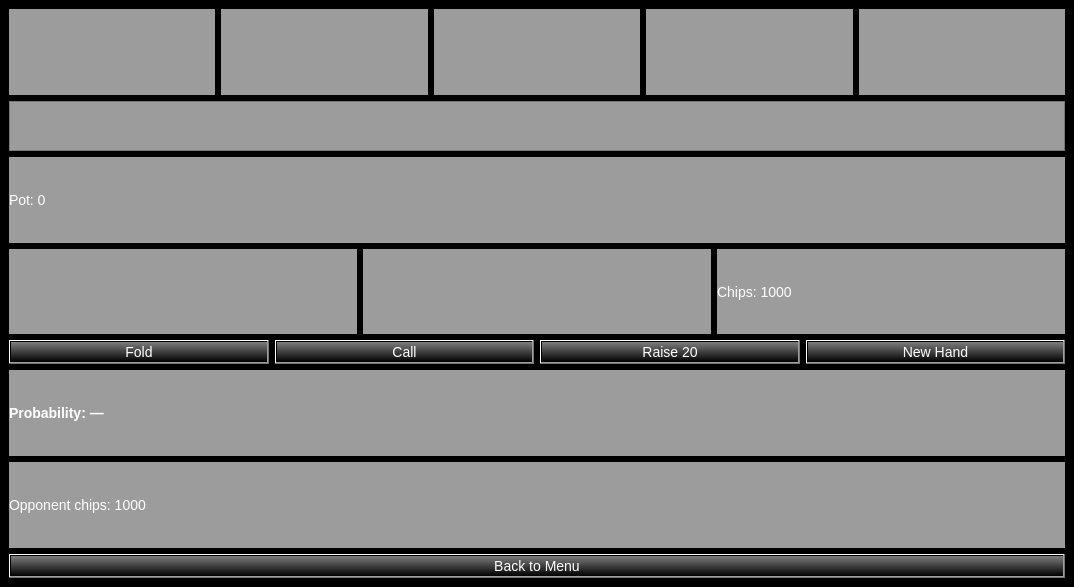
<?xml version="1.0" encoding="UTF-8"?>
<ui version="4.0">
 <class>GameWindow</class>
 <widget class="QMainWindow" name="GameWindow">
  <property name="geometry">
   <rect>
    <x>0</x>
    <y>0</y>
    <width>1074</width>
    <height>587</height>
   </rect>
  </property>
  <property name="windowTitle">
   <string>Poker Table</string>
  </property>
  <property name="styleSheet">
   <string notr="true">background-color: black</string>
  </property>
  <widget class="QWidget" name="centralwidget">
   <layout class="QVBoxLayout" name="mainLayout">
    <item>
     <layout class="QHBoxLayout" name="communityLayout">
      <item>
       <widget class="QLabel" name="lbl_flop1">
        <property name="minimumSize">
         <size>
          <width>50</width>
          <height>70</height>
         </size>
        </property>
        <property name="styleSheet">
         <string notr="true">background-color: rgb(156, 156, 156);
color: white;
font-size: 14px</string>
        </property>
        <property name="text">
         <string/>
        </property>
       </widget>
      </item>
      <item>
       <widget class="QLabel" name="lbl_flop2">
        <property name="minimumSize">
         <size>
          <width>50</width>
          <height>70</height>
         </size>
        </property>
        <property name="styleSheet">
         <string notr="true">background-color: rgb(156, 156, 156);
color: white;
font-size: 14px</string>
        </property>
        <property name="text">
         <string/>
        </property>
       </widget>
      </item>
      <item>
       <widget class="QLabel" name="lbl_flop3">
        <property name="minimumSize">
         <size>
          <width>50</width>
          <height>70</height>
         </size>
        </property>
        <property name="styleSheet">
         <string notr="true">background-color: rgb(156, 156, 156);
color: white;
font-size: 14px</string>
        </property>
        <property name="text">
         <string/>
        </property>
       </widget>
      </item>
      <item>
       <widget class="QLabel" name="lbl_turn">
        <property name="minimumSize">
         <size>
          <width>50</width>
          <height>70</height>
         </size>
        </property>
        <property name="styleSheet">
         <string notr="true">background-color: rgb(156, 156, 156);
color: white;
font-size: 14px</string>
        </property>
        <property name="text">
         <string/>
        </property>
       </widget>
      </item>
      <item>
       <widget class="QLabel" name="lbl_river">
        <property name="minimumSize">
         <size>
          <width>50</width>
          <height>70</height>
         </size>
        </property>
        <property name="styleSheet">
         <string notr="true">background-color: rgb(156, 156, 156);
color: white;
font-size: 14px</string>
        </property>
        <property name="text">
         <string/>
        </property>
       </widget>
      </item>
     </layout>
    </item>
    <item>
     <widget class="QPlainTextEdit" name="log_output">
      <property name="enabled">
       <bool>true</bool>
      </property>
      <property name="sizePolicy">
       <sizepolicy hsizetype="Preferred" vsizetype="Preferred">
        <horstretch>0</horstretch>
        <verstretch>0</verstretch>
       </sizepolicy>
      </property>
      <property name="maximumSize">
       <size>
        <width>16777215</width>
        <height>50</height>
       </size>
      </property>
      <property name="styleSheet">
       <string notr="true">background-color: rgb(156, 156, 156);
color: white</string>
      </property>
      <property name="plainText">
       <string/>
      </property>
     </widget>
    </item>
    <item>
     <widget class="QLabel" name="lbl_pot">
      <property name="styleSheet">
       <string notr="true">background-color: rgb(156, 156, 156);
color: white;
font-size: 14px</string>
      </property>
      <property name="text">
       <string>Pot: 0</string>
      </property>
     </widget>
    </item>
    <item>
     <layout class="QHBoxLayout" name="playerCardsLayout">
      <item>
       <widget class="QLabel" name="lbl_player_card1">
        <property name="minimumSize">
         <size>
          <width>50</width>
          <height>70</height>
         </size>
        </property>
        <property name="styleSheet">
         <string notr="true">background-color: rgb(156, 156, 156);
color: white;
font-size: 14px</string>
        </property>
        <property name="text">
         <string/>
        </property>
       </widget>
      </item>
      <item>
       <widget class="QLabel" name="lbl_player_card2">
        <property name="minimumSize">
         <size>
          <width>50</width>
          <height>70</height>
         </size>
        </property>
        <property name="styleSheet">
         <string notr="true">background-color: rgb(156, 156, 156);
color: white;
font-size: 14px</string>
        </property>
        <property name="text">
         <string/>
        </property>
       </widget>
      </item>
      <item>
       <widget class="QLabel" name="lbl_player_chips">
        <property name="styleSheet">
         <string notr="true">background-color: rgb(156, 156, 156);
color: white;
font-size: 14px</string>
        </property>
        <property name="text">
         <string>Chips: 1000</string>
        </property>
       </widget>
      </item>
     </layout>
    </item>
    <item>
     <layout class="QHBoxLayout" name="actionButtonsLayout">
      <item>
       <widget class="QPushButton" name="btn_fold">
        <property name="styleSheet">
         <string notr="true">background-color: qlineargradient(spread:pad, x1:0, y1:0, x2:0, y2:1, stop:0 rgba(125, 125, 125, 255), stop:0.5 rgb(63, 63, 63), stop: 1 rgb(0, 0, 0));
color: white;
font-size: 14px
</string>
        </property>
        <property name="text">
         <string>Fold</string>
        </property>
       </widget>
      </item>
      <item>
       <widget class="QPushButton" name="btn_call">
        <property name="styleSheet">
         <string notr="true">background-color: qlineargradient(spread:pad, x1:0, y1:0, x2:0, y2:1, stop:0 rgba(125, 125, 125, 255), stop:0.5 rgb(63, 63, 63), stop: 1 rgb(0, 0, 0));
color: white;
font-size: 14px
</string>
        </property>
        <property name="text">
         <string>Call</string>
        </property>
       </widget>
      </item>
      <item>
       <widget class="QPushButton" name="btn_raise">
        <property name="styleSheet">
         <string notr="true">background-color: qlineargradient(spread:pad, x1:0, y1:0, x2:0, y2:1, stop:0 rgba(125, 125, 125, 255), stop:0.5 rgb(63, 63, 63), stop: 1 rgb(0, 0, 0));
color: white;
font-size: 14px
</string>
        </property>
        <property name="text">
         <string>Raise 20</string>
        </property>
       </widget>
      </item>
      <item>
       <widget class="QPushButton" name="btn_new_hand">
        <property name="styleSheet">
         <string notr="true">background-color: qlineargradient(spread:pad, x1:0, y1:0, x2:0, y2:1, stop:0 rgba(125, 125, 125, 255), stop:0.5 rgb(63, 63, 63), stop: 1 rgb(0, 0, 0));
color: white;
font-size: 14px
</string>
        </property>
        <property name="text">
         <string>New Hand</string>
        </property>
       </widget>
      </item>
     </layout>
    </item>
    <item>
     <widget class="QLabel" name="lbl_prob">
      <property name="font">
       <font>
        <pointsize>-1</pointsize>
        <bold>true</bold>
       </font>
      </property>
      <property name="styleSheet">
       <string notr="true">background-color: rgb(156, 156, 156);
color: white;
font-size: 14px</string>
      </property>
      <property name="text">
       <string>Probability: —</string>
      </property>
     </widget>
    </item>
    <item>
     <widget class="QLabel" name="lbl_ai_chips">
      <property name="styleSheet">
       <string notr="true">background-color: rgb(156, 156, 156);
color: white;
font-size: 14px</string>
      </property>
      <property name="text">
       <string>Opponent chips: 1000</string>
      </property>
     </widget>
    </item>
    <item>
     <widget class="QPushButton" name="btn_back">
      <property name="styleSheet">
       <string notr="true">background-color: qlineargradient(spread:pad, x1:0, y1:0, x2:0, y2:1, stop:0 rgba(125, 125, 125, 255), stop:0.5 rgb(63, 63, 63), stop: 1 rgb(0, 0, 0));
color: white;
font-size: 14px
</string>
      </property>
      <property name="text">
       <string>Back to Menu</string>
      </property>
     </widget>
    </item>
   </layout>
  </widget>
 </widget>
 <resources/>
 <connections/>
</ui>
